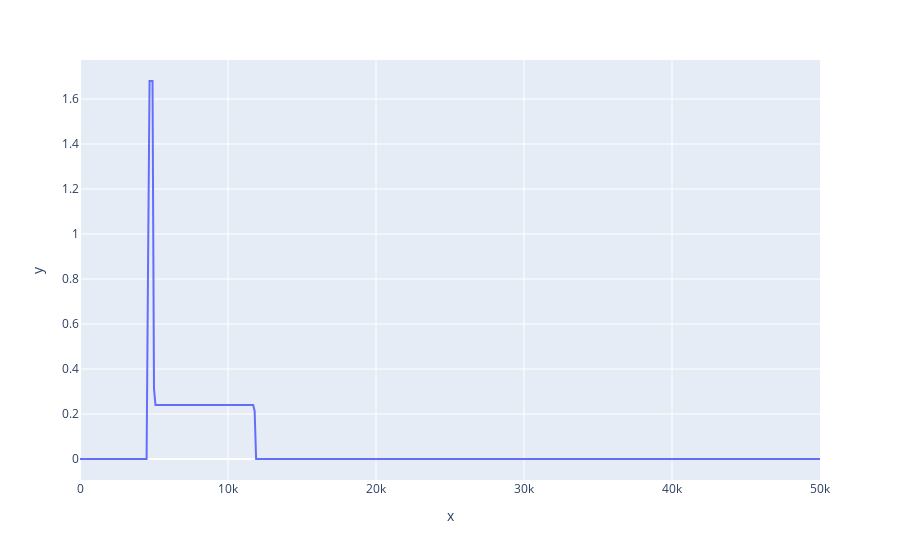

The notebook cell this image was saved under:
### Code cell
px.line(y=-sim.deriv("snap", "market_income"), x=sim.calc("market_income")[0])

### Figure 1 — Plotly figure (JSON) as saved in the notebook; plotly's stock layout.template omitted (floating-point values rounded to 4 significant figures; data arrays with more than 128 entries replaced by an {"elided": "..."} marker saying what was removed)
{"data": [{"hovertemplate": "x=%{x}<br>y=%{y}<extra></extra>", "legendgroup": "", "line": {"color": "#636efa", "dash": "solid"}, "marker": {"symbol": "circle"}, "mode": "lines", "name": "", "orientation": "v", "showlegend": false, "type": "scatter", "x": {"elided": "501 int values"}, "xaxis": "x", "y": {"elided": "501 float values"}, "yaxis": "y"}], "layout": {"legend": {"tracegroupgap": 0}, "margin": {"t": 60}, "xaxis": {"anchor": "y", "domain": [0, 1], "title": {"text": "x"}}, "yaxis": {"anchor": "x", "domain": [0, 1], "title": {"text": "y"}}}}
